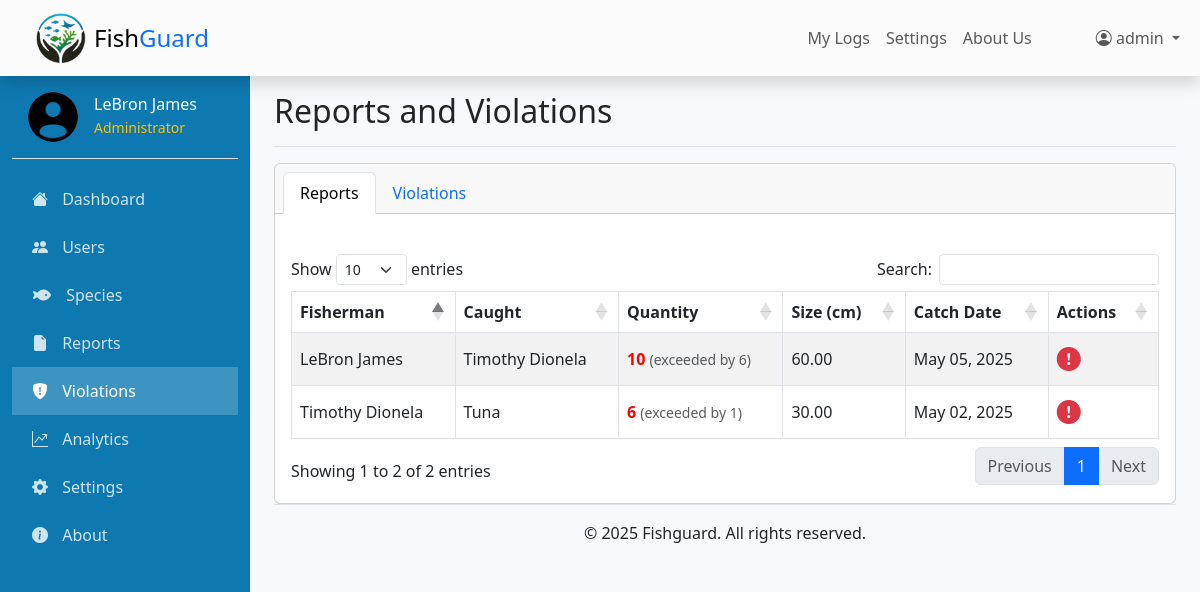
/admin/violations.php (signed in), run on the app's committed database.
### tables this page shows
CREATE TABLE `catch_reports` (
  `CRID` int(11) NOT NULL,
  `UID` int(11) NOT NULL,
  `SID` int(11) NOT NULL,
  `quantity` int(11) NOT NULL,
  `size_cm` decimal(5,2) DEFAULT NULL,
  `catch_date` date NOT NULL
);

CREATE TABLE `users` (
  `UID` int(11) NOT NULL,
  `username` text NOT NULL,
  `password` text NOT NULL,
  `name` text NOT NULL,
  `address` text NOT NULL,
  `contact_no` text NOT NULL,
  `role` int(11) NOT NULL
);

CREATE TABLE `species` (
  `SID` int(11) NOT NULL,
  `name` varchar(100) NOT NULL,
  `catch_limit` int(11) NOT NULL,
  `is_available` tinyint(1) DEFAULT 1,
  `fine_rate` decimal(10,2) NOT NULL DEFAULT 0.00,
  `endangered_level` enum('Low','Medium','High') NOT NULL DEFAULT 'Low'
);

### admin/violations.php (the view, shortened to what this page needs)
<!DOCTYPE html>
<html lang="en">
<head>
    <?php include 'layouts/head.php'; ?>
    <link href="../assets/css/admindash.css" rel="stylesheet">
    <link href="https://cdn.datatables.net/1.13.6/css/dataTables.bootstrap5.min.css" rel="stylesheet">
</head>
<body>
    <?php include 'layouts/navbar.php'; ?>
    <div class="container-fluid">
        <div class="row">
            <?php include 'layouts/sidebar.php'; ?>
            <main id="content" class="col-md-9 ms-sm-auto col-lg-10 px-md-4">
                <div class="d-flex justify-content-between flex-wrap flex-md-nowrap align-items-center pt-3 pb-2 mb-3 border-bottom">
                    <h1 class="h2">Reports and Violations</h1>
                </div>
                <div class="card mt-3">
                    <div class="card-header ps-3">
                        <ul class="nav nav-tabs card-header-tabs" id="reportsViolationsTabs" role="tablist">
                            <li class="nav-item" role="presentation">
                                <button class="nav-link active" id="reports-tab" data-bs-toggle="tab" data-bs-target="#reports" type="button" role="tab" aria-controls="reports" aria-selected="true">Reports</button>
                            </li>
                            <li class="nav-item" role="presentation">
                                <button class="nav-link" id="violations-tab" data-bs-toggle="tab" data-bs-target="#violations" type="button" role="tab" aria-controls="violations" aria-selected="false">Violations</button>
                            </li>
                        </ul>
                    </div>
                    <div class="card-body">
                        <div class="tab-content" id="reportsViolationsTabsContent">
                            <div class="tab-pane fade show active mt-4" id="reports" role="tabpanel" aria-labelledby="reports-tab">
                                <div class="table-responsive">
                                    <table id="reportsTable" class="table table-striped table-bordered align-middle">
                                        <thead>
                                            <tr>
                                                <th>Fisherman</th>
                                                <th>Caught</th>
                                                <th>Quantity</th>
                                                <th>Size (cm)</th>
                                                <th>Catch Date</th>
                                                <th>Actions</th>
                                            </tr>
                                        </thead>
                                        <tbody>
                                            <?php
                                            include '../assets/db.php';
                                            $query = "SELECT cr.CRID, cr.UID, cr.SID, u.name AS user_name, s.name AS species_name, cr.quantity, cr.size_cm, cr.catch_date, s.catch_limit, s.fine_rate
                                                      FROM catch_reports cr
                                                      JOIN users u ON cr.UID = u.UID
                                                      JOIN species s ON cr.SID = s.SID
                                                      WHERE cr.quantity > s.catch_limit";
                                            $result = mysqli_query($conn, $query);
                                            if ($result) {
                                                while ($row = mysqli_fetch_assoc($result)) {
                                                    $exceededBy = $row['quantity'] - $row['catch_limit'];
                                                    $penalty = $exceededBy * $row['fine_rate'];
                                                    $formattedDate = date('F d, Y', strtotime($row['catch_date']));
                                                    echo "<tr>
                                                            <td>{$row['user_name']}</td>
                                                            <td>{$row['species_name']}</td>
                                                            <td><span style='color: red; font-weight: bold;'>{$row['quantity']}</span> <small class='text-muted'>(exceeded by {$exceededBy})</small></td>
                                                            <td>{$row['size_cm']}</td>
                                                            <td>{$formattedDate}</td>
                                                            <td>
                                                                <a href='#' class='text-danger create-violation-btn'
                                                                    data-crid='{$row['CRID']}'
                                                                    data-user='{$row['UID']}'
                                                                    data-species='{$row['SID']}'
                                                                    data-exceeded='{$exceededBy}'
                                                                    data-penalty='{$penalty}'
                                                                    data-date='{$row['catch_date']}'>
                                                                    <i class='bi bi-exclamation-circle-fill' style='font-size: 1.5rem;'></i>
                                                                </a>
                                                            </td>
                                                          </tr>";
                                                }
                                            } else {
                                                echo "<tr><td colspan='6'>No reports found</td></tr>";
                                            }
                                            ?>
                                        </tbody>
                                    </table>
                                </div>
                            </div>
                        </div>
                    </div>
                </div>
                <?php include 'layouts/footer.php'; ?>
            </main>
        </div>
    </div>
</body>
</html>

### assets/css/admindash.css (style rules this page uses)
body { min-height: 100vh; display: flex; flex-direction: column; }
#content { flex: 1; background-color: #f8f9fa; }

### admin/layouts/head.php (style rules this page uses)
:root { --bs-primary: #1E6091; --bs-secondary: #0A8754; --bs-info: #E7F5FF; --bs-dark: #173753; --bs-warning: #FF9D00; --bs-warning-hover: #FFB340; --bs-white: #ffffff; --bs-light-gray: #dee2e6; }

### data on the page
catch_reports: UID.name "Timothy Dionela", SID.name "Tuna", quantity "6", quantity.catch_limit "1", size_cm "30.00", catch_date "May 02, 2025"
catch_reports: UID.name "LeBron James", SID.name "Timothy Dionela", quantity "10", quantity.catch_limit "6", size_cm "60.00", catch_date "May 05, 2025"

### other printed values
$_SESSION['username'] "admin"
$_SESSION['name'] "LeBron James"
